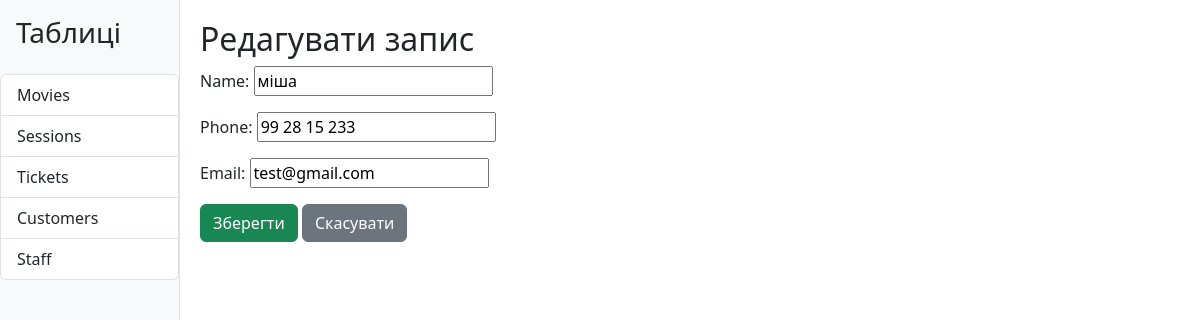
/cinema/customers/edit/1/, run on an earlier commit of the app's database.
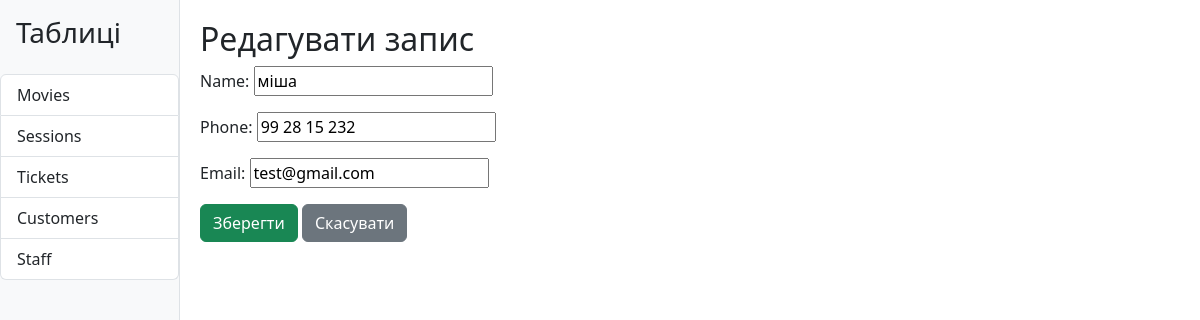
And on a later commit of the database.
### cinema/models.py (models this page shows, shortened)
class Customer(models.Model):
    name = models.CharField(max_length=100)
    phone = models.CharField(max_length=15, blank=True, null=True)
    email = models.EmailField(blank=True, null=True)

### cinema/views.py (the view)
# urls.py: path('cinema/<str:table_name>/edit/<int:pk>/', views.edit_record, name='edit_record'),
def edit_record(request, table_name, pk):
    model = TABLES.get(table_name)
    if not model:
        return render(request, '404.html', status=404)
    record = get_object_or_404(model, pk=pk)
    Form = modelform_factory(model, exclude=[])
    if request.method == 'POST':
        form = Form(request.POST, instance=record)
        if form.is_valid():
            form.save()
            return redirect('view_table', table_name=table_name)
    else:
        form = Form(instance=record)
    return render(request, 'cinema/form.html', {'form': form, 'table_name': table_name, 'action': 'Редагувати запис'})

### cinema/templates/cinema/form.html (shortened to what this page needs)
{% extends "cinema/dashboard.html" %}
{% block content %}
<h2>{{ action }}</h2>
<form method="post">
    {{ form.as_p }}
    <button type="submit" class="btn btn-success">Зберегти</button>
    <a href="{% url 'view_table' table_name %}" class="btn btn-secondary">Скасувати</a>
</form>
{% endblock %}

What changed in the data, as far as the page shows it:
changed Customer "міша": phone "99 28 15 233" → "99 28 15 232"
